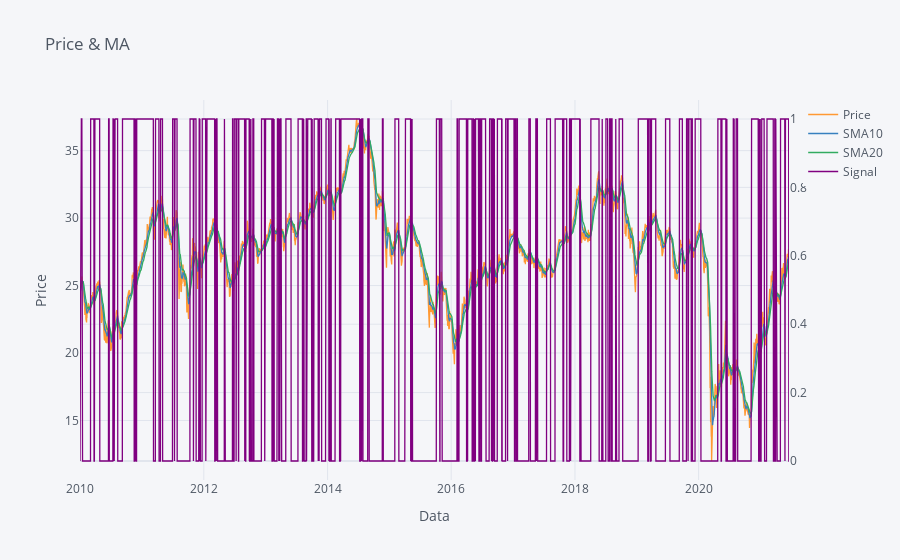

The cell this chart's notebook holds for it:
### Code cell
data[['Price', 'SMA10', 'SMA20', 'Signal']].iplot(secondary_y = ['Signal'], title = "Price & MA", xTitle = "Data", yTitle = "Price")

### Figure 1 — Plotly figure (JSON) as saved in the notebook; plotly's stock layout.template omitted (floating-point values rounded to 4 significant figures; data arrays with more than 128 entries replaced by an {"elided": "..."} marker saying what was removed)
{"data": [{"line": {"color": "rgba(255, 153, 51, 1.0)", "dash": "solid", "shape": "linear", "width": 1.3}, "mode": "lines", "name": "Price", "text": "", "type": "scatter", "x": {"elided": "2886 str values"}, "y": {"elided": "2886 float values"}}, {"line": {"color": "rgba(55, 128, 191, 1.0)", "dash": "solid", "shape": "linear", "width": 1.3}, "mode": "lines", "name": "SMA10", "text": "", "type": "scatter", "x": {"elided": "2886 str values"}, "y": {"elided": "2886 float values"}}, {"line": {"color": "rgba(50, 171, 96, 1.0)", "dash": "solid", "shape": "linear", "width": 1.3}, "mode": "lines", "name": "SMA20", "text": "", "type": "scatter", "x": {"elided": "2886 str values"}, "y": {"elided": "2886 float values"}}, {"line": {"color": "rgba(128, 0, 128, 1.0)", "dash": "solid", "shape": "linear", "width": 1.3}, "mode": "lines", "name": "Signal", "text": "", "type": "scatter", "x": {"elided": "2886 str values"}, "xaxis": "x", "y": {"elided": "2886 int values"}, "yaxis": "y2"}], "layout": {"legend": {"bgcolor": "#F5F6F9", "font": {"color": "#4D5663"}}, "paper_bgcolor": "#F5F6F9", "plot_bgcolor": "#F5F6F9", "title": {"font": {"color": "#4D5663"}, "text": "Price & MA"}, "xaxis": {"gridcolor": "#E1E5ED", "showgrid": true, "tickfont": {"color": "#4D5663"}, "title": {"font": {"color": "#4D5663"}, "text": "Data"}, "zerolinecolor": "#E1E5ED"}, "yaxis": {"gridcolor": "#E1E5ED", "showgrid": true, "tickfont": {"color": "#4D5663"}, "title": {"font": {"color": "#4D5663"}, "text": "Price"}, "zerolinecolor": "#E1E5ED"}, "yaxis2": {"anchor": "x", "gridcolor": "#E1E5ED", "overlaying": "y", "showgrid": true, "side": "right", "tickfont": {"color": "#4D5663"}, "title": {"text": ""}, "zerolinecolor": "#E1E5ED"}}}
